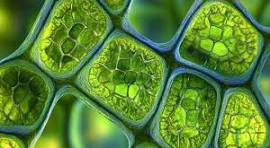
#> input picture Learning/Computer_Vision/Image_Processing/Image_Segmentation/cell_segmentation/input_images/image1.jpg, 270 x 148 px; its folder holds only this picture in this run
$ python cell_segmentation.py
#> lines starting #> are read from the running program, lines starting #| are printed output that depends on the picture; after the words box and inside, x2 and y2 are one past the last pixel; in counts of white or black regions, pixels touching at a corner belong together
import os
import numpy as np
import cv2

# Load the images
input_images = "input_images"
output_images = "output_images"

os.makedirs(output_images, exist_ok=True)

def segment_cells(image_path):
#> called with image_path = 'input_images/image1.jpg'
    img=cv2.imread(image_path)
#> img is the input picture: shape (148, 270, 3); mean B, G, R 51.9, 132.4, 88.2
    if img is None:
        print(f"Error: Image not found at {image_path}")
        return None

    # Convert to grayscale
    gray = cv2.cvtColor(img, cv2.COLOR_BGR2GRAY)
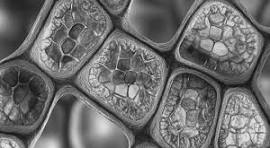
#> gray: shape (148, 270); min 12, max 241, mean 110

    # Denoise
    image_denoised = cv2.GaussianBlur(gray, (5, 5), 0)
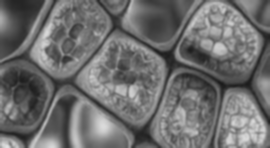
#> image_denoised: shape (148, 270); min 27, max 224, mean 110

    # Thresholding (Otsu)
    _, thresh = cv2.threshold(image_denoised, 0, 255, cv2.THRESH_BINARY + cv2.THRESH_OTSU)
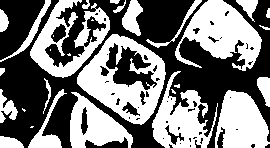
#> thresh: shape (148, 270); 47.8% white; 30 white regions (8 under 20 px), largest, box (x1, y1, x2, y2) and area: (77, 34, 166, 125) 3743, (175, 0, 262, 71) 3210, (30, 0, 110, 78) 2493

    # Morphological opening to remove small noise
    kernel = np.ones((3, 3), np.uint8)
    opening = cv2.morphologyEx(thresh, cv2.MORPH_OPEN, kernel, iterations=2)
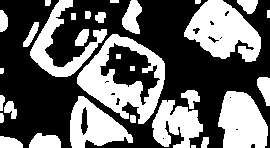
#> opening: shape (148, 270); 41% white; 31 white regions (1 under 20 px)

    # Find contours
    contours, _ = cv2.findContours(opening, cv2.RETR_EXTERNAL, cv2.CHAIN_APPROX_SIMPLE)
#> contours = 29 contours, 5 with area under 20; largest, box (x1, y1, x2, y2) and area: (77, 34, 165, 124) 4801, (184, 0, 261, 62) 2849, (218, 91, 268, 148) 2106, (70, 96, 133, 148) 1838, (30, 0, 107, 77) 1541

    # Draw contours on original image
    output_contours = img.copy()
    cv2.drawContours(output_contours, contours, -1, (0, 255, 0), 2)
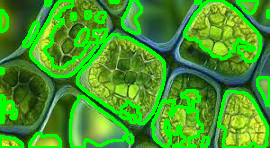
#> output_contours: shape (148, 270, 3); mean B, G, R 39, 154.4, 68

    print(f"Detected {len(contours)} objects in {os.path.basename(image_path)}")
#| Detected 29 objects in image1.jpg

    return img, opening, output_contours


if __name__ == "__main__":
    for filename in os.listdir(input_images):
        if filename.lower().endswith((".jpg", ".jpeg", ".png")):
            img_path = os.path.join(input_images, filename)

            # Segment cells
            original, mask, contoured = segment_cells(img_path)

            if original is not None:
                # Save binary mask
                cv2.imwrite(os.path.join(output_images, "mask_" + filename), mask)
                # Save image with contours
                cv2.imwrite(os.path.join(output_images, "contours_" + filename), contoured)

    print("All images processed and saved in", output_images)

$ run again, on Learning/Computer_Vision/Image_Processing/Image_Segmentation/cell_segmentation/input_images/image2.jpg
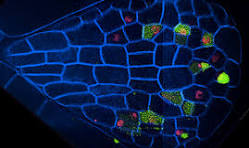
#> input picture Learning/Computer_Vision/Image_Processing/Image_Segmentation/cell_segmentation/input_images/image2.jpg, 249 x 148 px
#> in segment_cells, img is the input picture: shape (148, 249, 3); mean B, G, R 62, 25.1, 8
#> in segment_cells, `_, thresh = cv2.threshold(image_denoised, 0, 255, cv2.THRESH_BINARY + ..`:
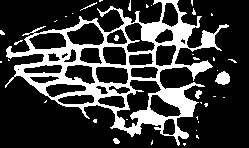
#> thresh: shape (148, 249); 23% white; 38 white regions (31 under 20 px), largest, box (x1, y1, x2, y2) and area: (5, 0, 229, 146) 7975, (215, 71, 230, 85) 148, (195, 90, 202, 99) 40
#> opening: shape (148, 249); 11.3% white; 27 white regions
#> contours = 27 contours, 3 with area under 20; largest, box (x1, y1, x2, y2) and area: (158, 88, 195, 117) 572, (30, 41, 82, 66) 394, (165, 22, 192, 48) 368, (141, 22, 167, 42) 344, (132, 110, 165, 125) 330
#> in segment_cells, `cv2.drawContours(output_contours, contours, -1, (0, 255, 0), 2)`:
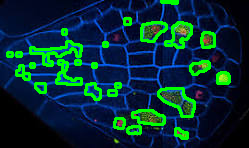
#> output_contours: shape (148, 249, 3); 10.49% of pixels changed, all inside (x1, y1, x2, y2) = (6, 0, 231, 140)
#| Detected 27 objects in image2.jpg
